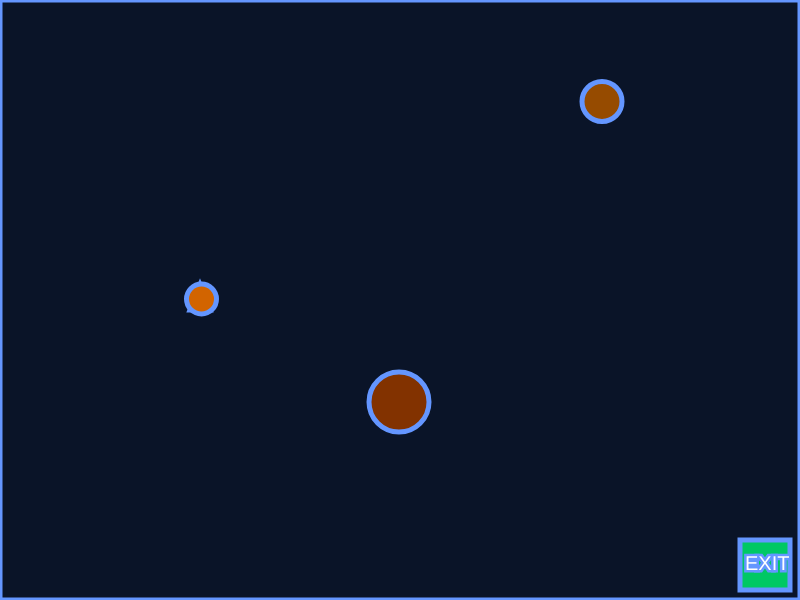
Frame 1 (no input)
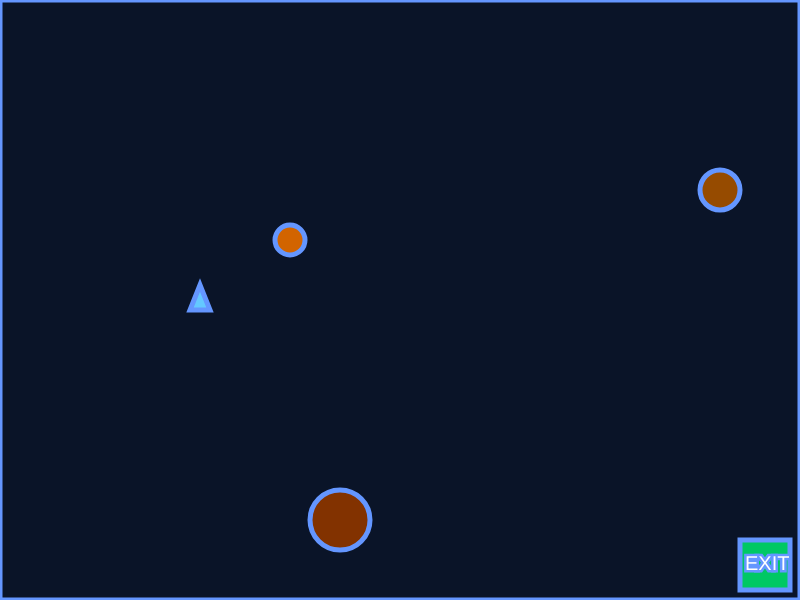
Frame 60 (no input)
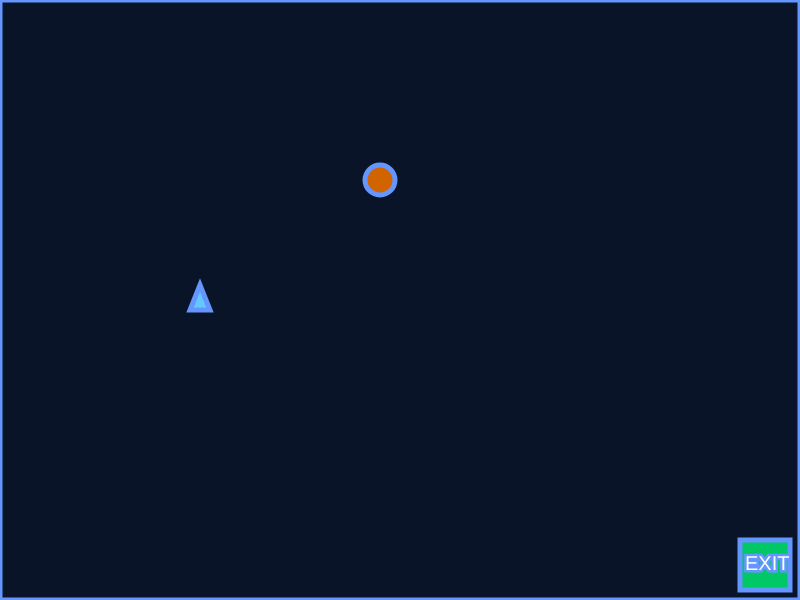
Frame 120 (the mouse pressed at the canvas centre since frame 60)

The p5.js sketch that drew these frames (run headless with seeded random() and noise() and a simulated clock; from frame 60 on, the mouse is pressed at the canvas centre):

// p5.js sketch
// ── sketch.js
// Game variables
let shipX, shipY;
let starX, starY;
let asteroids = [];
const keys = { w: 87, a: 65, s: 83, d: 68 };

function setup() {
  createCanvas(800, 600);
  createPlayer();
  createExit();
  createObstacles();
}

function draw() {
  background(10, 20, 40); // Dark blue space background
  drawBorders();
  drawExit();
  movePlayer();
  drawPlayer();
  drawStar();
  moveObstacles();
  drawObstacles();
  checkWin();
}

// 1. Create player function
function createPlayer() {
  shipX = width / 4;
  shipY = height / 2;
}

// 2. Move player function
function movePlayer() {
  if (keyIsDown(keys.a)) shipX -= 5;
  if (keyIsDown(keys.d)) shipX += 5;
  if (keyIsDown(keys.w)) shipY -= 5;
  if (keyIsDown(keys.s)) shipY += 5;
}

// Draw player function
function drawPlayer() {
  fill(100, 200, 255);
  triangle(
    shipX, shipY - 15,
    shipX - 10, shipY + 10,
    shipX + 10, shipY + 10
  );
}

// 3. Create object on mouse click
function mouseClicked() {
  starX = mouseX;
  starY = mouseY;
}

function drawStar() {
  if (starX && starY) {
    fill(255, 255, 100);
    star(starX, starY, 10, 20, 5);
  }
}

// Helper function to draw a star
function star(x, y, radius1, radius2, npoints) {
  let angle = TWO_PI / npoints;
  let halfAngle = angle / 2.0;
  beginShape();
  for (let a = 0; a < TWO_PI; a += angle) {
    let sx = x + cos(a) * radius2;
    let sy = y + sin(a) * radius2;
    vertex(sx, sy);
    sx = x + cos(a + halfAngle) * radius1;
    sy = y + sin(a + halfAngle) * radius1;
    vertex(sx, sy);
  }
  endShape(CLOSE);
}

// 4. Create obstacles function
function createObstacles() {
  // Create 3 asteroids of different sizes and colors
  asteroids = [
    { x: 600, y: 100, size: 40, color: [150, 75, 0], xSpeed: 2, ySpeed: 1.5 },
    { x: 400, y: 400, size: 60, color: [130, 50, 0], xSpeed: -1, ySpeed: 2 },
    { x: 200, y: 300, size: 30, color: [210, 100, 0], xSpeed: 1.5, ySpeed: -1 }
  ];
}

// 5. Move obstacles function
function moveObstacles() {
  for (let asteroid of asteroids) {
    asteroid.x += asteroid.xSpeed;
    asteroid.y += asteroid.ySpeed;
    
    // Wrap around screen edges
    if (asteroid.x > width + asteroid.size) asteroid.x = -asteroid.size;
    if (asteroid.x < -asteroid.size) asteroid.x = width + asteroid.size;
    if (asteroid.y > height + asteroid.size) asteroid.y = -asteroid.size;
    if (asteroid.y < -asteroid.size) asteroid.y = height + asteroid.size;
  }
}

function drawObstacles() {
  for (let asteroid of asteroids) {
    fill(asteroid.color);
    ellipse(asteroid.x, asteroid.y, asteroid.size);
  }
}

// 6. Create borders function
function drawBorders() {
  stroke(100, 150, 255);
  strokeWeight(5);
  noFill();
  rect(0, 0, width, height);
}

// 7. Create exit function
function createExit() {
  // Exit position is set in drawExit
}

function drawExit() {
  fill(0, 200, 100);
  rect(width - 60, height - 60, 50, 50);
  fill(255);
  textSize(20);
  text("EXIT", width - 55, height - 30);
}

// 8. Win message function
function checkWin() {
  if (shipX > width - 60 && shipY > height - 60) {
    showWinMessage();
  }
}

function showWinMessage() {
  fill(255);
  textSize(32);
  textAlign(CENTER, CENTER);
  text("Mission Complete!", width/2, height/2);
  textAlign(LEFT, BASELINE); // Reset alignment
}
